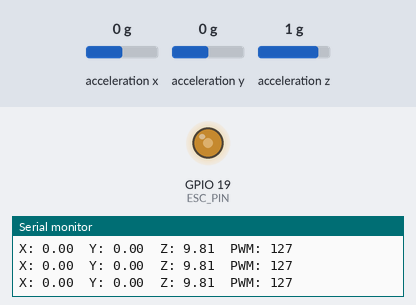
Bench run of a sketch on a simulated ESP32. On the bench: output pins drawn as LEDs (lit = HIGH), the last lines printed to the serial monitor. The inputs (shaded band) are chosen by the test bench; at power-on: acceleration x 0 g, acceleration y 0 g, acceleration z 1 g.

Above: at 1.2 s.
1.3 s: acceleration x set to -1.4 g
At 1.7 s:
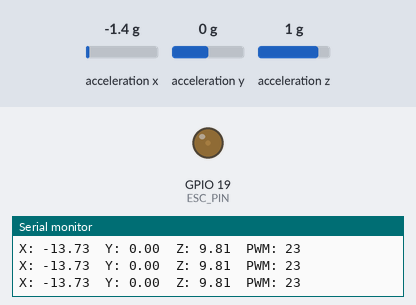
2.8 s: acceleration x set to 0.8 g
At 3.5 s:
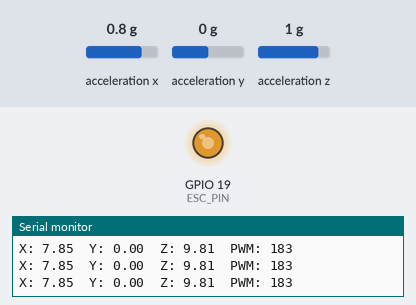
4.3 s: acceleration x set to 1.4 g
At 5.4 s:
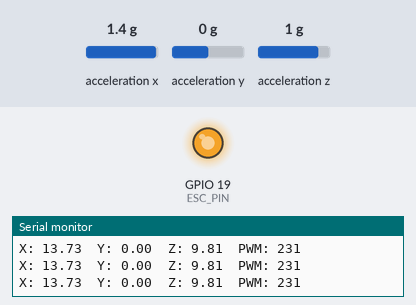
5.8 s: acceleration x set to 0 g
At 7.3 s:
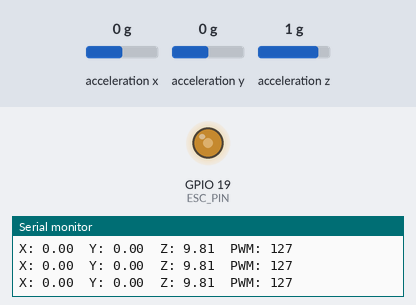
Timing chart, 0 to 8.3 s (numbered marks = the images above; inputs shaded):
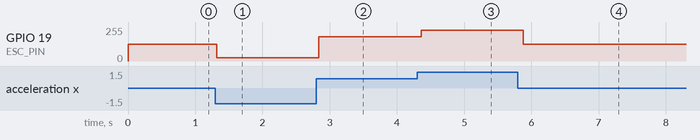

Measured:
- after the input at 1.3 s, GPIO 19 (ESC_PIN): 127/255 → 23/255 at once
- after the input at 2.8 s, GPIO 19 (ESC_PIN): 23/255 → 182/255 at once
- after the input at 4.3 s, GPIO 19 (ESC_PIN): 182/255 → 230/255 after 0.06 s
- after the input at 5.8 s, GPIO 19 (ESC_PIN): 230/255 → 127/255 after 0.08 s

The sketch:

canbang_dkdrom.ino
```cpp
#include <Wire.h>
#include <Adafruit_Sensor.h>
#include <Adafruit_ADXL345_U.h>

// Tạo đối tượng cảm biến ADXL345
Adafruit_ADXL345_Unified accel = Adafruit_ADXL345_Unified();

// Định nghĩa chân PWM cho ESC
#define ESC_PIN 19  // Chân PWM để điều khiển ESC (ví dụ: pin 19 trên ESP32)

// Thiết lập kênh PWM và cấu hình của ESP32
const int pwmFreq = 5000;   // Tần số PWM là 5kHz
const int pwmResolution = 8; // Độ phân giải 8 bit (0-255)
const int pwmLedChannel = 0; // Kênh PWM mà chúng ta sẽ sử dụng

// Tốc độ PWM bình thường (có thể điều chỉnh)
const int pwm_normal_speed = 128;  // Giá trị PWM cho tốc độ bình thường

void setup() {
  // Khởi động Serial để in thông tin
  Serial.begin(115200);  // Đảm bảo sử dụng baud rate là 115200
  while (!Serial);  // Đợi cho Serial chuẩn bị sẵn sàng (cho ESP32)

  // Kiểm tra xem cảm biến có kết nối thành công không
  if (!accel.begin()) {
    Serial.println("Không thể tìm thấy cảm biến ADXL345");
    while (1);  // Dừng chương trình nếu không tìm thấy cảm biến
  }

  // Đặt phạm vi đo gia tốc (ví dụ: 2g, 4g, 8g, 16g)
  accel.setRange(ADXL345_RANGE_16_G);  // Đặt phạm vi gia tốc là 16g
  Serial.println("Cảm biến ADXL345 đã sẵn sàng.");

  // Cài đặt PWM cho ESP32
  ledcSetup(pwmLedChannel, pwmFreq, pwmResolution);  // Kênh 0, tần số 5kHz, độ phân giải 8 bit
  ledcAttachPin(ESC_PIN, pwmLedChannel);  // Kết nối chân GPIO với kênh PWM
}

void loop() {
  // Đọc dữ liệu cảm biến
  sensors_event_t event;
  accel.getEvent(&event);

  // Lấy giá trị gia tốc từ các trục X, Y, Z
  float x_accel = event.acceleration.x;
  float y_accel = event.acceleration.y;
  float z_accel = event.acceleration.z;

  // Tính toán giá trị PWM dựa trên gia tốc X (hoặc Y, Z)
  int pwm_value = map(x_accel, -16, 16, 0, 255); // Ánh xạ giá trị gia tốc X vào PWM
  pwm_value = constrain(pwm_value, 0, 255); // Giới hạn PWM từ 0 đến 255

  // In gia tốc và giá trị PWM ra Serial Monitor để hiển thị trên Serial Plotter
  Serial.print("X: ");
  Serial.print(x_accel);
  Serial.print("\tY: ");
  Serial.print(y_accel);
  Serial.print("\tZ: ");
  Serial.print(z_accel);
  Serial.print("\tPWM: ");
  Serial.println(pwm_value);  // In giá trị PWM lên Serial Plotter

  // Điều khiển PWM motor (ESC) theo gia tốc (có thể bỏ qua nếu không điều khiển motor)
  ledcWrite(pwmLedChannel, pwm_value);

  // Thêm độ trễ để làm cho dữ liệu dễ theo dõi
  delay(100);  // Giảm độ trễ để Serial Plotter có thể cập nhật nhanh hơn
}
```
